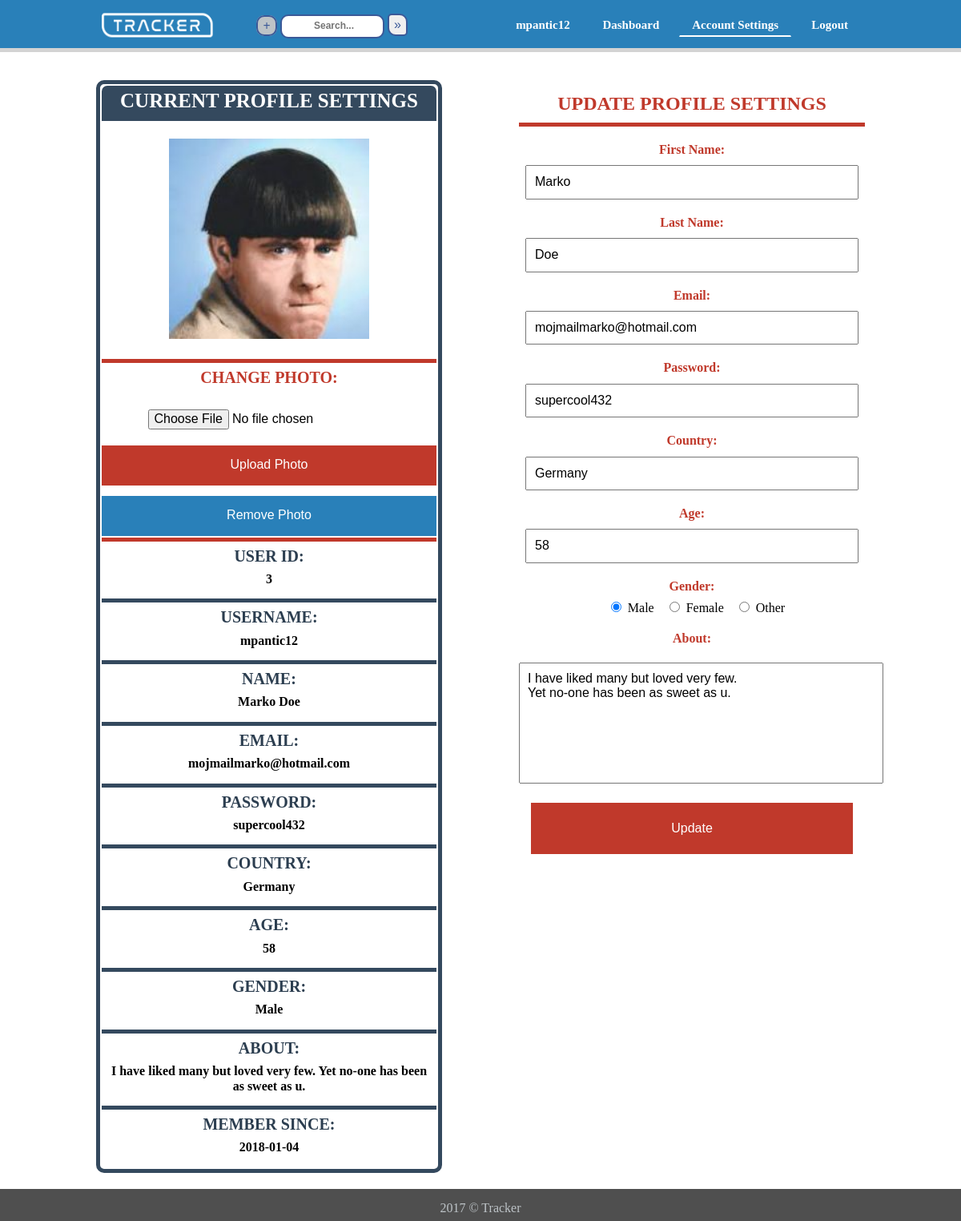
The page /pages/accountsettings.php (signed in) on the database its author committed.
### tables this page shows
CREATE TABLE `user` (
  `id_user` int(11) NOT NULL,
  `user_type` int(11) NOT NULL DEFAULT '1',
  `fname` varchar(255) NOT NULL,
  `lname` varchar(255) NOT NULL,
  `username` varchar(255) NOT NULL,
  `email` varchar(255) NOT NULL,
  `password` varchar(255) NOT NULL,
  `avatar` varchar(255) DEFAULT '../images/profilePhotoDefault.png',
  `created_date` date NOT NULL,
  `country` varchar(255) DEFAULT 'None',
  `age` int(11) DEFAULT '18',
  `gender` varchar(255) DEFAULT 'Other',
  `about` varchar(255) DEFAULT 'None'
);

### pages/accountsettings.php (the view, shortened to what this page needs)
<?php include ("../includes/header_inc.php"); ?>
<section class="Body">
    <?php
    $username = $_SESSION['username'];
    $query = "SELECT * FROM user WHERE username = '$username ' ";
    $query_run = mysqli_query($connect, $query);
    while($row  = mysqli_fetch_array($query_run, MYSQLI_BOTH)) {
        $id=$row['id_user'];
        $username=$row['username'];
        $password=$row['password'];
        $fname=$row['fname'];
        $lname=$row['lname'];
        $email = $row['email'];
        $avatar = $row['avatar'];
        $country=$row['country'];
        $age=$row['age'];
        $about = $row['about'];
        $gender = $row['gender'];
        $createdDate = $row['created_date'];
    }
     ?>
    <div id="wrapper">
        <div class="BigBox">
            <div class="aside">
                <table class="profileEdit" style="border:5px solid #34495e; border-radius:10px;">
                    <tr >
                        <td style="height: 20px; border-bottom: 5px solid #34495e; background: #34495e; border-radius:7px 7px 0 0;"><h2>Current Profile Settings</h2></td>
                    </tr>
                    <tr>
                        <td style="height:300px; border-bottom: 5px solid #c0392b;">
                            <?php echo '<img src=" '.$avatar.' " alt = "Profile Photo">'; ?>
                        </td>
                    </tr>
                    <tr>
                        <td style="border-bottom: 5px solid #c0392b;"><h3 style="color:#c0392b;">Change Photo:</h3> <br>
                             <form class="changePhoto" action="#" method="post" enctype="multipart/form-data">
                                 <input type="file" name="avatarPhoto" class="fileHidden" >
                                 <input type="submit" name="uploadAvatar" value="Upload Photo">
                             </form>
                             <form class="removePhoto" action="#" method="post" >
                                 <input type="submit" name="removeAvatar" value="Remove Photo">
                             </form>
                         </td>
                    </tr>
                    <tr>
                        <td style="border-bottom: 5px solid #34495e;"><h3>User Id:</h3> <br>
                             <?php echo "<h4>". $id."</h4>"; ?>
                         </td>
                    </tr>
                    <tr>
                        <td style="border-bottom: 5px solid #34495e;"><h3>Username:</h3> <br>
                             <?php echo "<h4>". $username."</h4>"; ?>
                         </td>
                    </tr>
                    <tr>
                        <td style="border-bottom: 5px solid #34495e;"><h3>Name:</h3> <br>
                             <?php echo "<h4>". $fname." ".$lname."</h4>"; ?>
                         </td>
                    </tr>
                    <tr>
                        <td style="border-bottom: 5px solid #34495e;"><h3>Email:</h3> <br>
                             <?php echo "<h4>". $email."</h4>"; ?>
                         </td>
                    </tr>
                    <tr>
                        <td style="border-bottom: 5px solid #34495e;"><h3>Password:</h3> <br>
                             <?php echo "<h4>". $password."</h4>"; ?>
                         </td>
                    </tr>
                    <tr>
                        <td style="border-bottom: 5px solid #34495e;"><h3>Country:</h3> <br>
                             <?php echo "<h4>". $country."</h4>"; ?>
                         </td>
                    </tr>
                    <tr>
                        <td style="border-bottom: 5px solid #34495e;"><h3>Age:</h3> <br>
                             <?php echo "<h4>". $age."</h4>"; ?>
                         </td>
                    </tr>
                    <tr>
                        <td style="border-bottom: 5px solid #34495e;"><h3>Gender:</h3> <br>
                             <?php echo "<h4>". $gender."</h4>"; ?>
                         </td>
                    </tr>
                    <tr>
                        <td style="border-bottom: 5px solid #34495e;"><h3>About:</h3> <br>
                             <?php echo "<h4>". $about."</h4>"; ?>
                         </td>
                    </tr>
                    <tr>
                        <td style=" "><h3>Member Since:</h3> <br>
                             <?php echo "<h4>". $createdDate."</h4>"; ?>
                         </td>
                    </tr>
                </table>
            </div>
            <div class="aside">
                <h2 class="h2UP">Update Profile Settings</h2>
                <form class="updateProfile" action="#" method="post" enctype="multipart/form-data">
                    <div class="formSection">
                        <label for="fname">First Name:</label><br>
                        <input type="text" name="fname"  size=40 value="<?php echo $fname; ?>">
                    </div>
                    <div class="formSection">
                        <label for="lname">Last Name:</label><br>
                        <input type="text" name="lname"  size=40 value="<?php echo $lname; ?>">
                    </div>
                    <div class="formSection">
                        <label for="email">Email:</label><br>
                        <input type="text" name="email"  size=40 value="<?php echo $email; ?>">
                    </div>
                    <div class="formSection">
                        <label for="password">Password:</label><br>
                        <input type="text" name="password"  size=40 value="<?php echo $password; ?>">
                    </div>
                    <div class="formSection">
                        <label for="country">Country:</label><br>
                        <input type="text" name="country"  size=40 value="<?php echo $country; ?>">
                    </div>
                    <div class="formSection">
                        <label for="age">Age:</label><br>
                        <input type="text" name="age"  size=40 value="<?php echo $age; ?>">
                    </div>
                    <div class="formSection">
                        <label for="gender">Gender:</label><br>
                        <input type="radio" name="gender"  size=40 value="Male" <?php if ($gender == 'Male') {echo ' checked ';} ?> >&nbsp; Male
                        <input type="radio" name="gender"  size=40 value="Female"  <?php if ($gender == 'Female') {echo ' checked ';} ?> >&nbsp; Female
                        <input type="radio" name="gender"  size=40 value="Other"  <?php if ($gender == 'Other') {echo ' checked ';} ?> >&nbsp; Other
                    </div>
                    <div class="formSection">
                        <label for="about">About:</label><br>
                        <textarea  rows="7" cols="45" id="about" name="about"   ><?php echo $about; ?></textarea>
                    </div>
                    <div class="formSection">
                        <input type="submit" name="update" value="Update">
                    </div>
                </form>
            </div>
        </div>
    </div>
</section>
<?php include ("../includes/footer_inc.php"); ?>

### includes/header_inc.php (shortened to what this page needs)
<!DOCTYPE html>
<html>
    <head>
        <link rel="stylesheet" type="text/css" href="../css/normalize.css">
        <link rel="stylesheet" href="../css/headerFooter.css">
        <link rel="stylesheet" type="text/css" href="../css/homepage.css">
        <link rel="stylesheet" type="text/css" href="../css/logout.css">
        <link rel="stylesheet" type="text/css" href="../css/profile.css">
        <link rel="stylesheet" type="text/css" href="../css/accountSettings.css">
        <link rel="stylesheet" type="text/css" href="../css/search.css">
        <link rel="stylesheet" type="text/css" href="../css/groupCreate.css">
        <link rel="stylesheet" type="text/css" href="../css/viewProfile.css">
        <link rel="stylesheet" type="text/css" href="../css/groupView.css">
        <link rel="stylesheet" type="text/css" href="../css/updateGroup.css">
        <link rel="stylesheet" type="text/css" href="../css/projectView.css">
        <link rel="stylesheet" type="text/css" href="../css/newToDoCard.css">
    </head>
    <body>
        <header>
            <div id="wrapper">
                <div id="logo">
                    <a href="homepage.php">
                        <img src="../images/trackerLogo.png" alt="Official Tracker Logo">
                    </a>
                </div>
                <div id="groupPlus">
                    <a href="groupCreate.php">+</a>
                </div>
                <div id="searchBox">
                    <form id="search" action="../pages/search.php" method="POST">
                        <input type="text" name="search_Box" class="search_Box" size="15" placeholder="Search...">
                        <input type="submit" name="searchSubmit" value="&#187;">
                    </form>
                </div>
                <div id="mainNavbar">
                    <a href="profile.php" id="profile"> <?php echo $_SESSION['username']; ?> </a>
                    <a href="homepage.php" id="homepage">Dashboard</a>
                    <a href="accountsettings.php" id="accountsettings">Account Settings</a>
                    <a href="logout.php" id="logout">Logout</a>
                </div>
            </div>
        </header>

### includes/footer_inc.php (shortened to what this page needs)
<footer>
    <div id="wrapper">
        <p>2017 &copy; Tracker</p>
    </div>
</footer>
</body>
</html>

### css/headerFooter.css (style rules this page uses)
* { margin: 0; padding: 0; box-sizing: border-box; }
a { text-decoration: none; }
#wrapper { width: 960px; margin: 0 auto; }
section.Body { margin-top: 85px; }
header { height: 65px; width: 100%; background: #2980b9; border-bottom: 5px solid #d3d3d3; position: fixed; top: 0; z-index: 100; }
#logo { width: 180px; position: absolute; top: -10px; }
#logo img { width: 150px; height: 80px; }
#groupPlus { position: absolute; top: 23px; margin: 0 0 0 200px; }
#groupPlus a { padding: 2.5px 6.5px; background: #fff; border: 2px solid #3b5998; font-weight: bold; border-radius: 10px; color: #3b5998; transition-duration: 1s; background: #bdc3c7; }
#searchBox { position: absolute; top: 17px; margin: 0 0 0 230px; }
input.search_Box[type=text] { width: 130px; box-sizing: border-box; border: 2px solid #3b5998; border-radius: 10px 10px 10px 10px; color: #3b5998; font-size: 12px; font-weight: bold; background-color: #fff; background-image: url('../images/search.png'); background-position: 5px 5px; background-repeat: no-repeat; padding: 6px 20px 6px 40px; -webkit-transition: width 0.4s ease-in-out; transition: width 0.4s ease-in-out; }
#search input[type='submit'] { border: 2px solid #3b5998; color: #3b5998; border-radius: 5px 10px 5px 10px; display: inline-block; padding: 3px 6px; transition: 1s; }
#mainNavbar { float: right; margin: 22px 0 0 0; box-sizing: border-box; }
#mainNavbar a { font-size: 15px; color: #fff; font-weight: bold; text-decoration: none; padding: 5px 15px; margin-right: 5px; border: 1px solid transparent; }
footer { background: #4f4f4f; color: #bdc3c7; width: 100%; height: 40px; padding: 5px 0; text-align: center; overflow: hidden; }

### css/accountSettings.css (style rules this page uses)
.profileEdit { width: 100%; min-height: 600px; }
.BigBox { display: flex; justify-content: space-between; margin: 100px auto 20px auto; }
.aside { width: 45%; box-sizing: border-box; text-align: center; }
.profileEdit td { padding: 5px 0; }
.profileEdit h2 { font-size: 25px; text-transform: uppercase; color: #fff; }
.profileEdit img { width: 250px; height: 250px; }
.profileEdit h3 { font-size: 20px; text-transform: uppercase; color: #2c3e50; }
.profileEdit h4 { font-size: 16px; font-weight: bold; margin-top: -10px; }
.h2UP { margin: 5px 0; color: #c0392b; text-transform: uppercase; border-bottom: 5px solid #c0392b; line-height: 2em; }
.formSection { margin: 20px 0; }
.updateProfile .formSection label { color: #c0392b; font-weight: bold; }
#about { margin: 20px 0 0 0; }
.formSection textarea { padding: 10px; resize: none; scroll-behavior: smooth; overflow: none; }
.formSection input[type="radio"] { margin: 10px 0 0 15px; }
.updateProfile .formSection input[type="text"] { padding: 10px; margin: 10px 0 0 0; }
.updateProfile .formSection input[type="submit"] { justify-content: center; width:93%; padding: 20px; background: #c0392b; color: #fff; border: 3px solid #c0392b; }
.changePhoto input[type="file"] { padding: 5px 15px; margin: 5px 0 15px 0; text-align: center; }
.changePhoto input[type="submit"] { width: 100%; height: 50px; background: #c0392b; color: #fff; border: 3px solid #c0392b; margin: 0 0 -7px 0; }
.removePhoto input[type="submit"] { width: 100%; height: 50px; background: #2980b9; color: #fff; border: 3px solid #2980b9; margin: 20px 0 -3px 0; }

### css/search.css (style rules this page uses)
.searchDiv h3, h4, p { display: block; margin: 10px; }

### rows shown on the page
user: avatar (picture), id_user "3", username "mpantic12", fname "Marko", lname "Doe", email "mojmailmarko@hotmail.com", password "supercool432", country "Germany", age "58", gender "Male", about "I have liked many but loved very few. Yet no-one has been as sweet as u.", created_date "2018-01-04", gender "☑"

### other values the page prints
$_SESSION['username'] "mpantic12"
